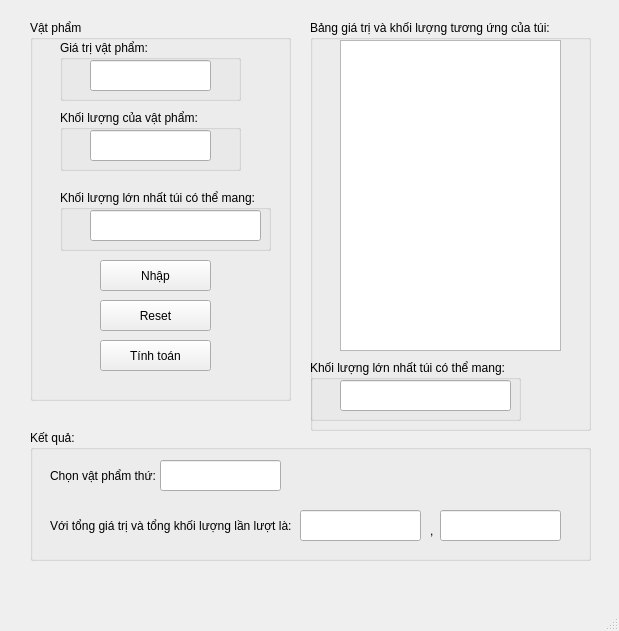
<?xml version="1.0" encoding="UTF-8"?>
<ui version="4.0">
 <class>MainWindow</class>
 <widget class="QMainWindow" name="MainWindow">
  <property name="geometry">
   <rect>
    <x>0</x>
    <y>0</y>
    <width>619</width>
    <height>631</height>
   </rect>
  </property>
  <property name="windowTitle">
   <string>Hill Climbing For Knapsack</string>
  </property>
  <widget class="QWidget" name="centralwidget">
   <widget class="QGroupBox" name="grBtable">
    <property name="geometry">
     <rect>
      <x>310</x>
      <y>20</y>
      <width>281</width>
      <height>411</height>
     </rect>
    </property>
    <property name="title">
     <string>Bảng giá trị và khối lượng tương ứng của túi:</string>
    </property>
    <widget class="QTableView" name="tableView">
     <property name="geometry">
      <rect>
       <x>30</x>
       <y>20</y>
       <width>221</width>
       <height>311</height>
      </rect>
     </property>
    </widget>
    <widget class="QGroupBox" name="grBmaxwei_2">
     <property name="geometry">
      <rect>
       <x>0</x>
       <y>340</y>
       <width>211</width>
       <height>61</height>
      </rect>
     </property>
     <property name="title">
      <string>Khối lượng lớn nhất túi có thể mang:</string>
     </property>
     <widget class="QLineEdit" name="maxWeight_2">
      <property name="geometry">
       <rect>
        <x>30</x>
        <y>20</y>
        <width>171</width>
        <height>31</height>
       </rect>
      </property>
      <property name="mouseTracking">
       <bool>false</bool>
      </property>
      <property name="readOnly">
       <bool>true</bool>
      </property>
     </widget>
    </widget>
   </widget>
   <widget class="QGroupBox" name="grBbag">
    <property name="geometry">
     <rect>
      <x>30</x>
      <y>20</y>
      <width>261</width>
      <height>381</height>
     </rect>
    </property>
    <property name="title">
     <string>Vật phẩm</string>
    </property>
    <widget class="QGroupBox" name="grBvalue">
     <property name="geometry">
      <rect>
       <x>30</x>
       <y>20</y>
       <width>181</width>
       <height>61</height>
      </rect>
     </property>
     <property name="title">
      <string>Giá trị vật phẩm:</string>
     </property>
     <widget class="QLineEdit" name="value">
      <property name="geometry">
       <rect>
        <x>30</x>
        <y>20</y>
        <width>121</width>
        <height>31</height>
       </rect>
      </property>
      <property name="inputMethodHints">
       <set>Qt::ImhPreferNumbers</set>
      </property>
     </widget>
    </widget>
    <widget class="QGroupBox" name="grBweight">
     <property name="geometry">
      <rect>
       <x>30</x>
       <y>90</y>
       <width>181</width>
       <height>61</height>
      </rect>
     </property>
     <property name="title">
      <string>Khối lượng của vật phẩm:</string>
     </property>
     <widget class="QLineEdit" name="weight">
      <property name="geometry">
       <rect>
        <x>30</x>
        <y>20</y>
        <width>121</width>
        <height>31</height>
       </rect>
      </property>
     </widget>
    </widget>
    <widget class="QGroupBox" name="grBmaxwei">
     <property name="geometry">
      <rect>
       <x>30</x>
       <y>170</y>
       <width>211</width>
       <height>61</height>
      </rect>
     </property>
     <property name="title">
      <string>Khối lượng lớn nhất túi có thể mang:</string>
     </property>
     <widget class="QLineEdit" name="maxWeight">
      <property name="geometry">
       <rect>
        <x>30</x>
        <y>20</y>
        <width>171</width>
        <height>31</height>
       </rect>
      </property>
     </widget>
    </widget>
    <widget class="QPushButton" name="btnSubmit">
     <property name="geometry">
      <rect>
       <x>70</x>
       <y>240</y>
       <width>111</width>
       <height>31</height>
      </rect>
     </property>
     <property name="text">
      <string>Nhập</string>
     </property>
    </widget>
    <widget class="QPushButton" name="btnReset">
     <property name="geometry">
      <rect>
       <x>70</x>
       <y>280</y>
       <width>111</width>
       <height>31</height>
      </rect>
     </property>
     <property name="text">
      <string>Reset</string>
     </property>
    </widget>
    <widget class="QPushButton" name="btnCalc">
     <property name="geometry">
      <rect>
       <x>70</x>
       <y>320</y>
       <width>111</width>
       <height>31</height>
      </rect>
     </property>
     <property name="text">
      <string>Tính toán</string>
     </property>
    </widget>
   </widget>
   <widget class="QGroupBox" name="grBresult">
    <property name="geometry">
     <rect>
      <x>30</x>
      <y>430</y>
      <width>561</width>
      <height>131</height>
     </rect>
    </property>
    <property name="title">
     <string>Kết quả:</string>
    </property>
    <widget class="QLineEdit" name="result">
     <property name="geometry">
      <rect>
       <x>130</x>
       <y>30</y>
       <width>121</width>
       <height>31</height>
      </rect>
     </property>
     <property name="mouseTracking">
      <bool>false</bool>
     </property>
     <property name="readOnly">
      <bool>true</bool>
     </property>
    </widget>
    <widget class="QLabel" name="label">
     <property name="geometry">
      <rect>
       <x>20</x>
       <y>30</y>
       <width>121</width>
       <height>31</height>
      </rect>
     </property>
     <property name="text">
      <string>Chọn vật phẩm thứ:</string>
     </property>
    </widget>
    <widget class="QLabel" name="label_2">
     <property name="geometry">
      <rect>
       <x>20</x>
       <y>80</y>
       <width>251</width>
       <height>31</height>
      </rect>
     </property>
     <property name="text">
      <string>Với tổng giá trị và tổng khối lượng lần lượt là:</string>
     </property>
    </widget>
    <widget class="QLineEdit" name="valueresult">
     <property name="geometry">
      <rect>
       <x>270</x>
       <y>80</y>
       <width>121</width>
       <height>31</height>
      </rect>
     </property>
     <property name="mouseTracking">
      <bool>false</bool>
     </property>
     <property name="readOnly">
      <bool>true</bool>
     </property>
    </widget>
    <widget class="QLineEdit" name="weightresult">
     <property name="geometry">
      <rect>
       <x>410</x>
       <y>80</y>
       <width>121</width>
       <height>31</height>
      </rect>
     </property>
     <property name="mouseTracking">
      <bool>false</bool>
     </property>
     <property name="readOnly">
      <bool>true</bool>
     </property>
    </widget>
    <widget class="QLabel" name="label_3">
     <property name="geometry">
      <rect>
       <x>400</x>
       <y>90</y>
       <width>16</width>
       <height>21</height>
      </rect>
     </property>
     <property name="text">
      <string>,</string>
     </property>
    </widget>
   </widget>
  </widget>
  <widget class="QMenuBar" name="menubar">
   <property name="geometry">
    <rect>
     <x>0</x>
     <y>0</y>
     <width>619</width>
     <height>22</height>
    </rect>
   </property>
  </widget>
  <widget class="QStatusBar" name="statusbar"/>
 </widget>
 <resources/>
 <connections/>
</ui>
